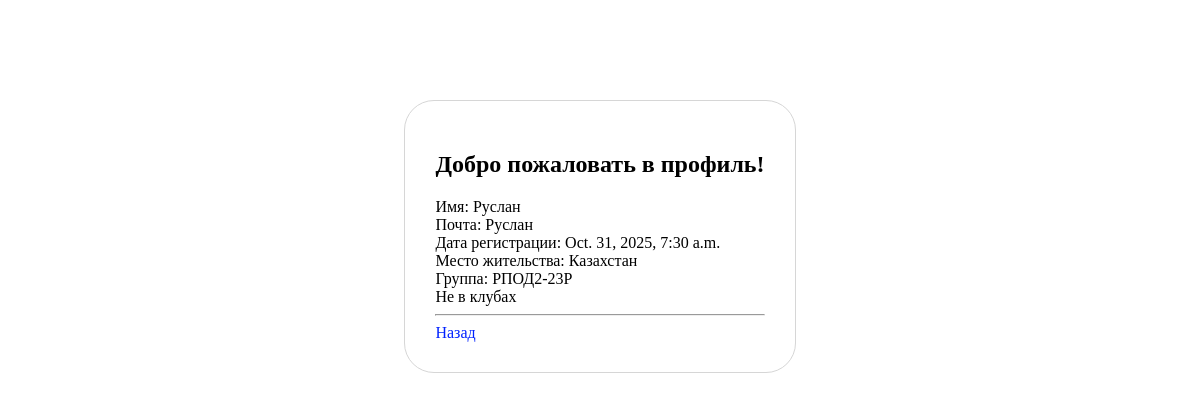
/detail_profile/ (signed in), run on the app's committed database.
### students/models.py (models this page shows, shortened)
class Profile(models.Model):
    user = models.OneToOneField(User, on_delete=models.CASCADE)
    name = models.CharField(max_length=100, blank=True)
    email = models.EmailField(max_length=1000, blank=True)
    location = models.CharField(max_length=50, verbose_name='location')
    date_registration = models.DateTimeField(verbose_name='date_of_registration', auto_now_add=True)
    group = models.ForeignKey(Group, on_delete=models.CASCADE, blank=True, null=True)
    clubs = models.ManyToManyField(Club, blank=True)

class Group(models.Model):
    name = models.CharField(max_length=100)
    curator = models.CharField(max_length=100)
    def __str__(self):
        return self.name

### students/views.py (the view)
# urls.py: path('detail_profile/', detail_profile, name='detail_profile'),
def detail_profile(request):
    user = request.user
    profile = Profile.objects.filter(user=user)
    return render(request, 'see_profile.html', {'profile': profile})

### students/templates/see_profile.html (shortened to what this page needs)
<!DOCTYPE html>
{% load static %}
<html lang="en">
<head>
    <link rel="stylesheet" href="{% static 'css/style.css' %}">
</head>
<body>
    <div class="container_profile">
        <div class="block_profile">
            <h2>Добро пожаловать в профиль!</h2>
            {% for u in profile %}
                <div>Имя: {{ u.name }}</div>
                <div>Почта: {{ u.user }}</div>
                <div>Дата регистрации: {{ u.date_registration }}</div>
                <div>Место жительства: {{ u.location }}</div>
                <div>Группа: {{ u.group }}</div>
                <td>
                    {% for club in u.clubs.all %}
                        {{ club }}{% if not forloop.last %}, {% endif %}
                    {% empty %}
                        Не в клубах
                    {% endfor %}
                </td>
            {% endfor %}
            <hr>
            <div><a href="{% url 'main' %}">Назад</a></div>
        </div>
    </div>
</body>
</html>

### students/static/css/style.css (style rules this page uses)
a { text-decoration: none; color: #0022ff; }
.container_profile { display: flex; justify-content: center; margin-top: 100px; }
.block_profile { background-color: white; padding: 10px; border: 1px solid rgb(214, 214, 214); border-radius: 30px; padding: 30px; }

### data on the page
Profile: name "Руслан", user "Руслан", date_registration "Oct. 31, 2025, 7:30 a.m.", location "Казахстан", group "РПОД2-23Р"
